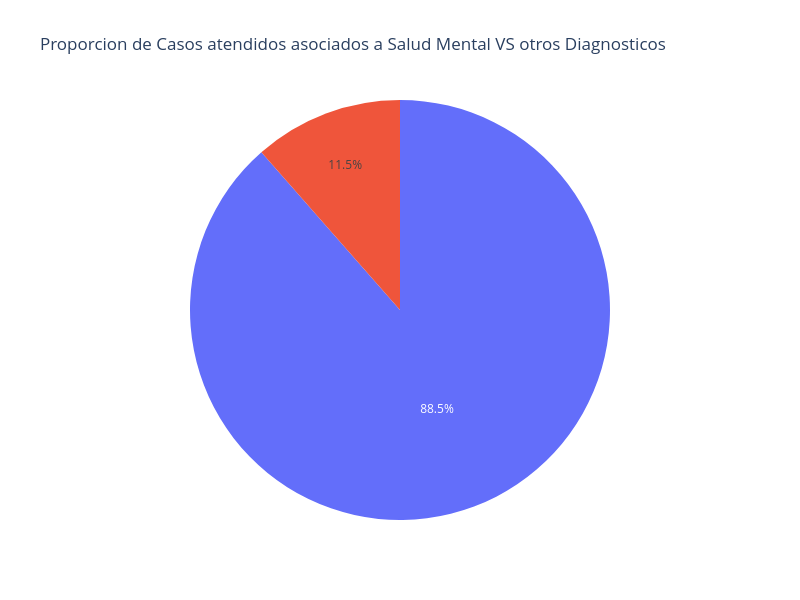

The notebook cell saved with this chart:
### Code cell
df_group_salud_mental = df.groupby("SALUD_MENTAL_CLASS")["CANTIDAD_CASOS"].sum().reset_index()

fig_group_salud_mental = px.pie(df_group_salud_mental, values="CANTIDAD_CASOS",
                                title="Proporcion de Casos atendidos asociados a Salud Mental VS otros Diagnosticos",
                                width=800,
                                height=600
                               )
fig_group_salud_mental.show()

### Figure 1 — Plotly figure (JSON) as saved in the notebook; plotly's stock layout.template omitted (floating-point values rounded to 4 significant figures)
{"data": [{"domain": {"x": [0, 1], "y": [0, 1]}, "hovertemplate": "CANTIDAD_CASOS=%{value}<extra></extra>", "legendgroup": "", "name": "", "showlegend": false, "type": "pie", "values": [4003, 30888]}], "layout": {"height": 600, "legend": {"tracegroupgap": 0}, "title": {"text": "Proporcion de Casos atendidos asociados a Salud Mental VS otros Diagnosticos"}, "width": 800}}
